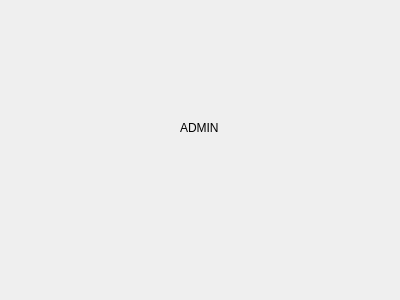
<?xml version="1.0" encoding="UTF-8"?>
<ui version="4.0">
 <class>Form</class>
 <widget class="QWidget" name="Form">
  <property name="geometry">
   <rect>
    <x>0</x>
    <y>0</y>
    <width>400</width>
    <height>300</height>
   </rect>
  </property>
  <property name="windowTitle">
   <string>Form</string>
  </property>
  <widget class="QLabel" name="label">
   <property name="geometry">
    <rect>
     <x>180</x>
     <y>120</y>
     <width>49</width>
     <height>16</height>
    </rect>
   </property>
   <property name="text">
    <string>ADMIN</string>
   </property>
  </widget>
 </widget>
 <resources/>
 <connections/>
</ui>
